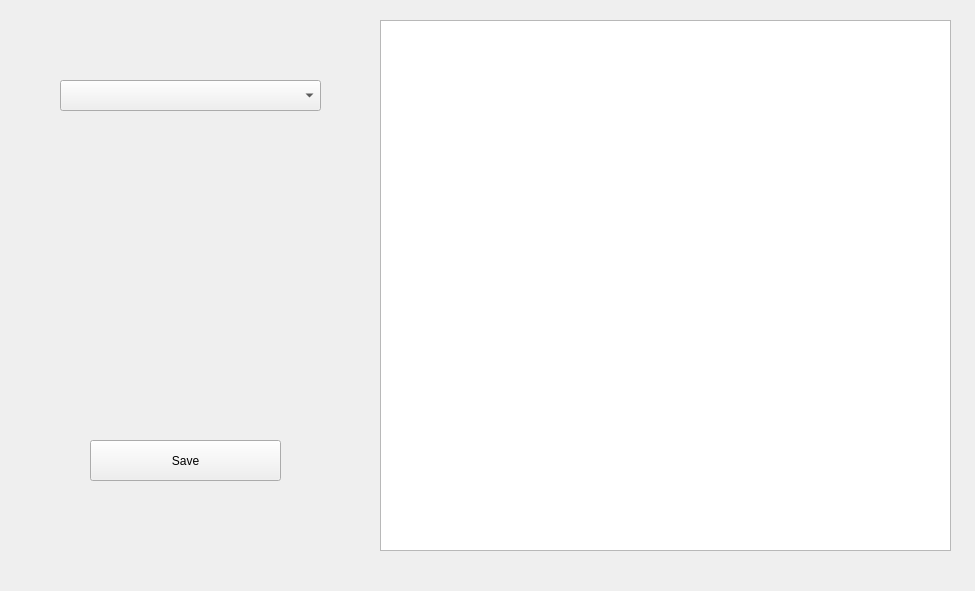
<?xml version="1.0" encoding="UTF-8"?>
<ui version="4.0">
 <class>MainWindow</class>
 <widget class="QMainWindow" name="MainWindow">
  <property name="geometry">
   <rect>
    <x>0</x>
    <y>0</y>
    <width>975</width>
    <height>591</height>
   </rect>
  </property>
  <property name="windowTitle">
   <string>MainWindow</string>
  </property>
  <widget class="QWidget" name="centralWidget">
   <widget class="QGraphicsView" name="graphicsView">
    <property name="geometry">
     <rect>
      <x>380</x>
      <y>20</y>
      <width>571</width>
      <height>531</height>
     </rect>
    </property>
   </widget>
   <widget class="QComboBox" name="ComboBox">
    <property name="geometry">
     <rect>
      <x>60</x>
      <y>80</y>
      <width>261</width>
      <height>31</height>
     </rect>
    </property>
   </widget>
   <widget class="QPushButton" name="SaveButton">
    <property name="geometry">
     <rect>
      <x>90</x>
      <y>440</y>
      <width>191</width>
      <height>41</height>
     </rect>
    </property>
    <property name="text">
     <string>Save</string>
    </property>
   </widget>
   <widget class="QLabel" name="label">
    <property name="geometry">
     <rect>
      <x>90</x>
      <y>140</y>
      <width>191</width>
      <height>271</height>
     </rect>
    </property>
    <property name="text">
     <string/>
    </property>
   </widget>
  </widget>
 </widget>
 <layoutdefault spacing="6" margin="11"/>
 <resources/>
 <connections/>
</ui>
